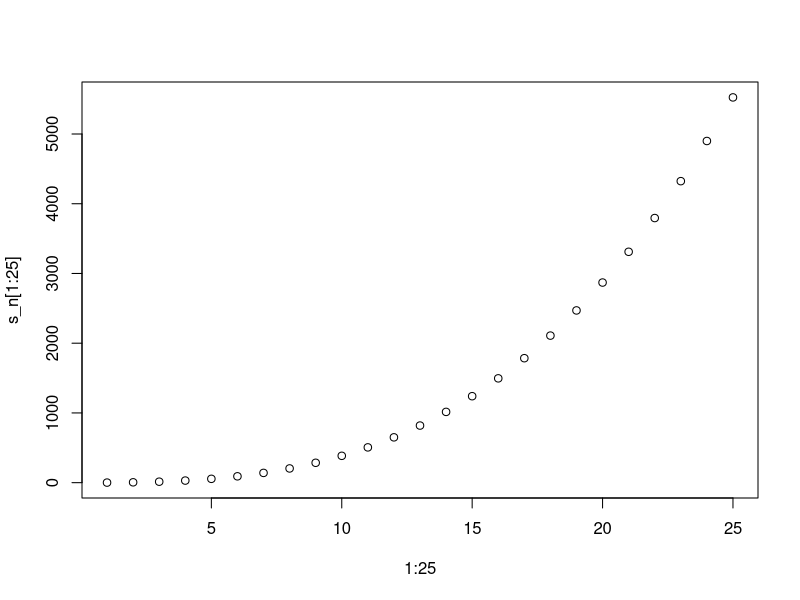

Here is the R script that generated this plot:
# --For Loop Example--


# Define an empty numeric vector s_n of size 25 using
# s_n <- vector("numeric", 25).

# Compute the the sum when n is equal to each 
# integer from 1 to 25 using the function we defined 
# in the previous exercise: compute_s_n

# Save the results in s_n

# Define a function and store it in `compute_s_n`
compute_s_n <- function(n){
  x <- 1:n
  sum(x^2)
  
}

# Create a vector for storing results
s_n <- vector("numeric", 25)

# write a for-loop to store the results in s_n

for(i in 1:25){
  s_n[i] <- compute_s_n(i)
}

plot(1:25,s_n[1:25] ) #Plot XY





## Define the function
compute_s_n <- function(n){
  x <- 1:n
  sum(x^2)
}

# Define the vector of n
n <- 1:25

# Define the vector to store data
s_n <- vector("numeric", 25)
for(i in n){
  s_n[i] <- compute_s_n(i)
}

# Check that s_n is identical to the formula given in the instructions.

identical(s_n, n*(n+1)*(2*n+1)/6)